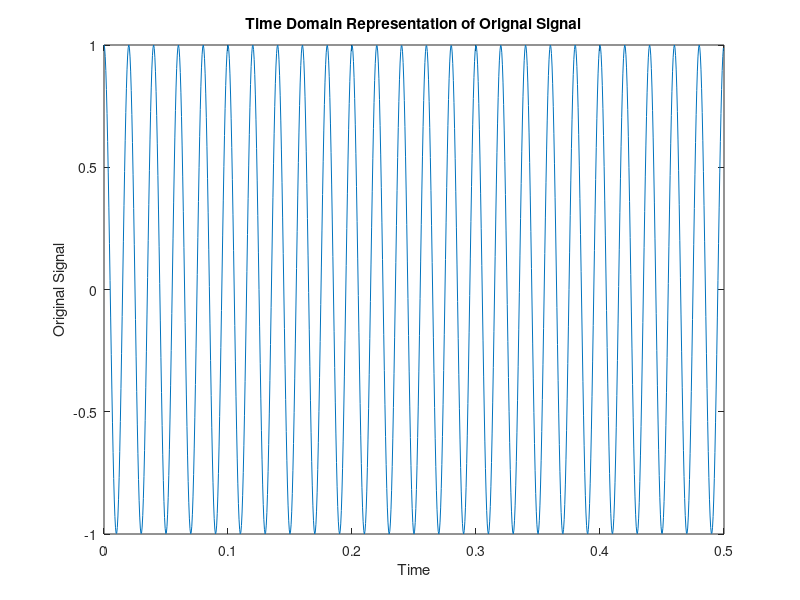
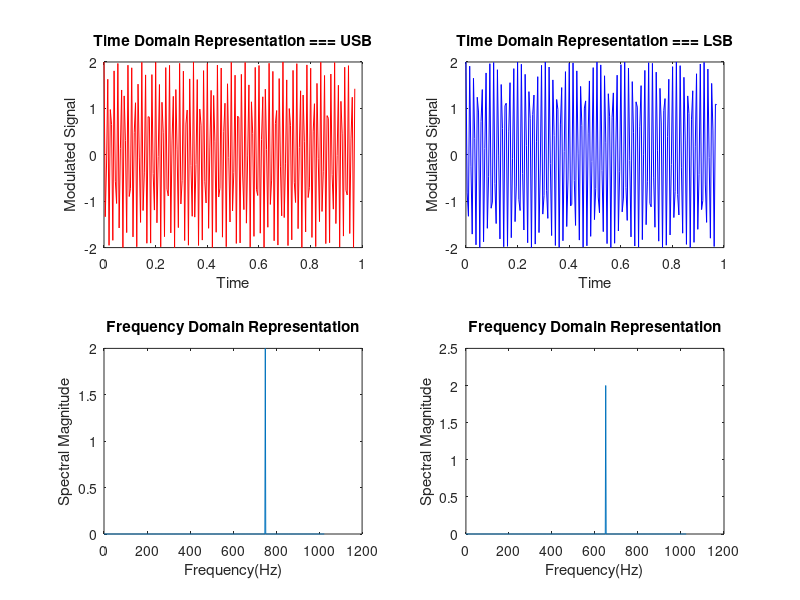
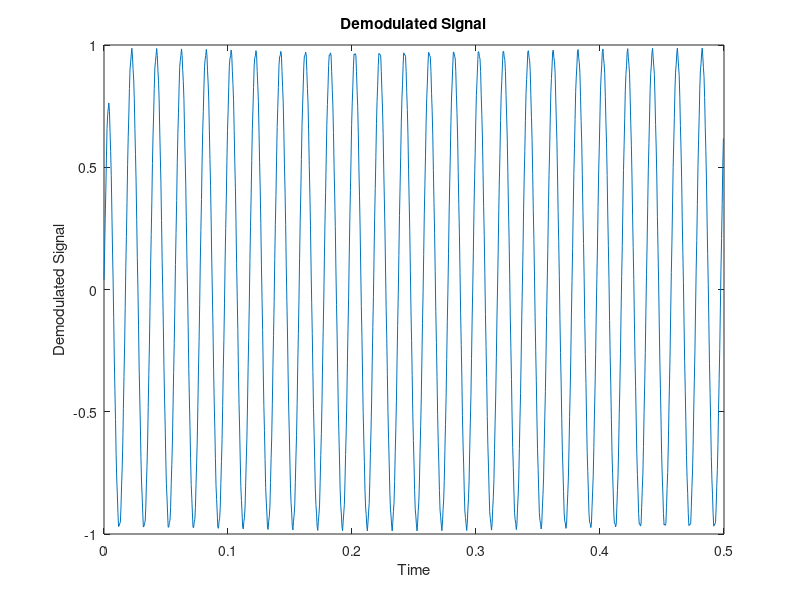
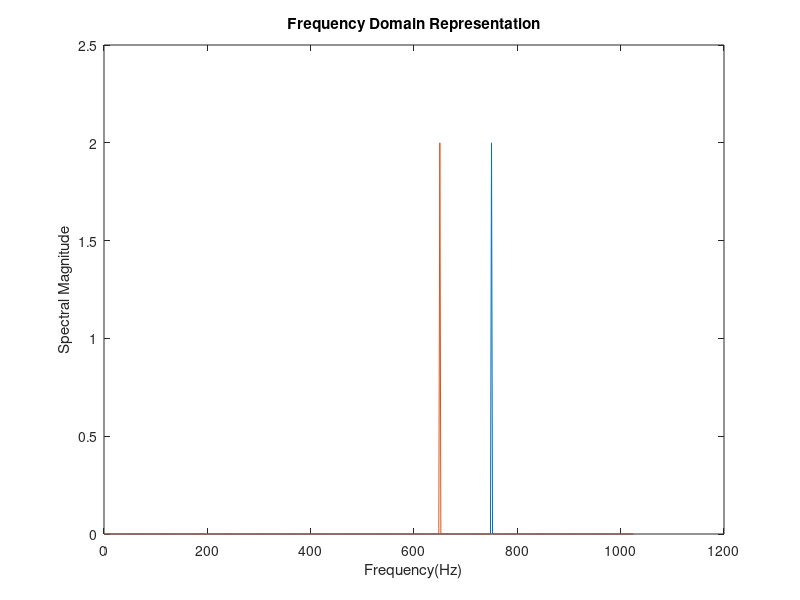

Recreate these plots in MATLAB, in order.
%Single SideBand Modulation

N = 1024;
fs = 2048;
ts = 1/fs;
%t = (0:ts:1);
t=(0:N-1)/fs;
fc = 700; %Carrier frequency !! Limit fc<800 to avoid freqdomain aliasing
fm1 = 50;
Em1 = 1;

m = Em1*cos(2*pi*fm1*t); %Message
mh = Em1*cos((2*pi*fm1*t)-pi/2); %Hilbert transform of the message signal


sbu = m.*2.*cos(2*pi*fc*t) - mh.*2.*sin(2*pi*fc*t); %Expression for USB SSB
sbl = m.*2.*cos(2*pi*fc*t) + mh.*2.*sin(2*pi*fc*t); %Expression for LSB SSB

SBU = 2/N*abs(fft(sbu)); %Fourier Transform of USB SSB
SBL = 2/N*abs(fft(sbl)); %Fourier Transform of LSB SSB

freq = fs * (0 : N/2) / N;
close all;
figure(2)
subplot(221);
plot(10*t(1:200),sbu(1:200),'r');%Time Domain Plot of USB SSB
title('Time Domain Representation === USB');
xlabel('Time'); ylabel('Modulated Signal');
subplot(222)
plot(10*t(1:200),sbl(1:200),'b');%Time Domain Plot of LSB SSB
title('Time Domain Representation === LSB');
xlabel('Time'); ylabel('Modulated Signal');

subplot(223);
plot(freq,SBU(1:N/2+1))
title('Frequency Domain Representation');
xlabel('Frequency(Hz)'); ylabel('Spectral Magnitude');
%legend('USB');
subplot(224)
plot(freq,SBL(1:N/2+1)); %Frequency domain plot
title('Frequency Domain Representation');
xlabel('Frequency(Hz)'); ylabel('Spectral Magnitude');
%legend('LSB');

figure(4)
plot(freq,SBU(1:N/2+1),freq,SBL(1:N/2+1));
title('Frequency Domain Representation');
xlabel('Frequency(Hz)'); ylabel('Spectral Magnitude');
%legend('USB','LSB');

%Demodulation:

md=sbu.*cos(2*pi*fc*t);
[b,a]=butter(2,0.1);
mf=filter(b,a,md);
figure(3)
plot(t,mf)
title('Demodulated Signal');
xlabel('Time'); ylabel('Demodulated Signal');

figure(1);
plot(t,m);
title('Time Domain Representation of Orignal Signal');
xlabel('Time'); ylabel('Original Signal');